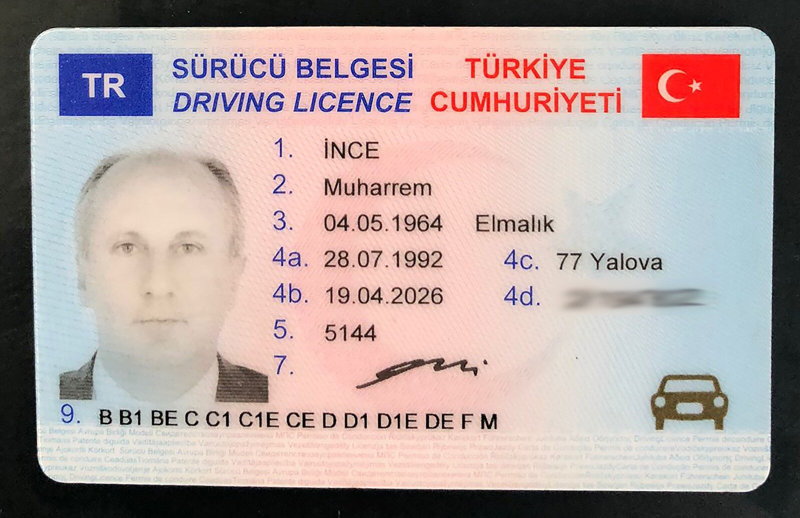
#> input picture data/ehliyet1.jpg, 1600 x 1035 px (shown at 1/2 size); its folder holds only this picture in this run
$ python contour_run.py
#> lines starting #> are read from the running program, lines starting #| are printed output that depends on the picture; after the words box and inside, x2 and y2 are one past the last pixel; in counts of white or black regions, pixels touching at a corner belong together
### contour.py
import cv2
import numpy as np
import imutils
from myutils import coords_sort


class Contour:

    def __init__(self, img_path, edge_path):
        self.img_path = img_path
        self.edge_path = edge_path
        self.image = None
        self.edges = None
        self.contours = None

    def read_image(self):
        self.image = cv2.imread(self.img_path)
#> self.image is the input picture: shape (1035, 1600, 3); mean B, G, R 159.8, 162.2, 178.3
        self.image = cv2.cvtColor(self.image, cv2.COLOR_BGR2RGB)
        self.edges = cv2.imread(self.edge_path, 0)
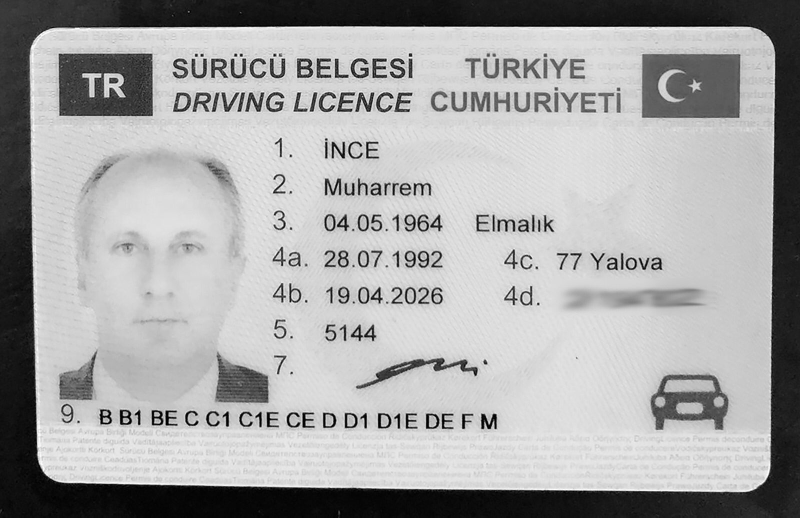
#> self.edges: shape (1035, 1600) (shown at 1/2 size); min 0, max 255, mean 166.7

    def image_preprocessing(self):
        # Blur
        blur = cv2.GaussianBlur(self.edges,(7,7), 0)
        # Otsu Threshold
        _, self.threshold = cv2.threshold(blur,127,255,cv2.THRESH_BINARY+cv2.THRESH_OTSU)
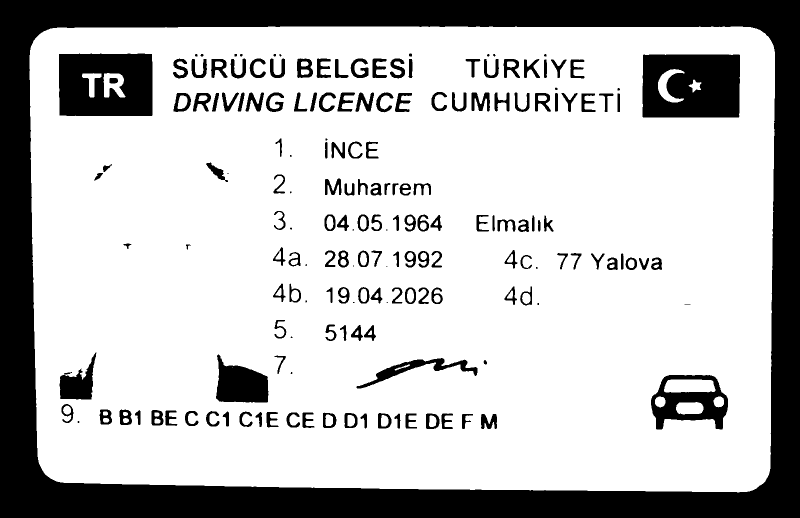
#> self.threshold: shape (1035, 1600) (shown at 1/2 size); 75.1% white; 182 black regions (21 under 20 px), largest, box (x1, y1, x2, y2) and area: (0, 0, 1600, 1035) 293699, (1285, 109, 1480, 235) 22671, (118, 107, 305, 232) 20826
        # Dilation
        kernel = cv2.getStructuringElement(cv2.MORPH_ELLIPSE,(3,3))
        self.dilation = cv2.dilate(self.threshold, kernel, iterations=1)
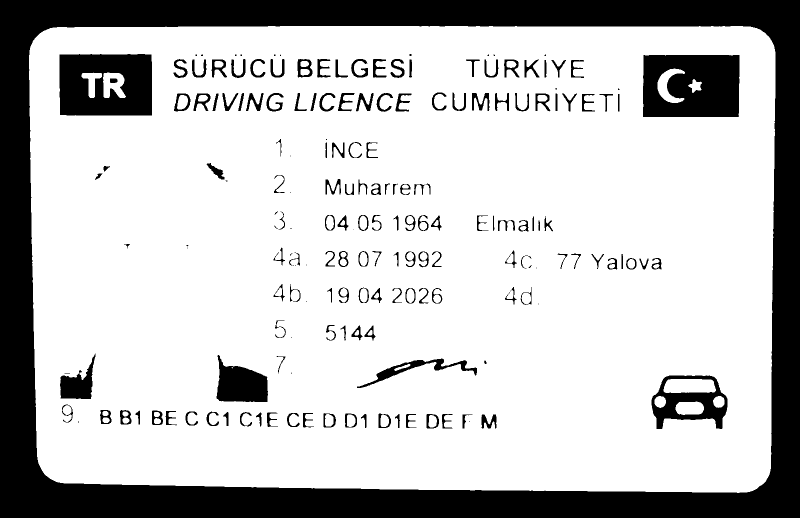
#> self.dilation: shape (1035, 1600) (shown at 1/2 size); 76.8% white; 188 black regions (37 under 20 px), largest, box (x1, y1, x2, y2) and area: (0, 0, 1600, 1035) 289027, (1286, 110, 1479, 234) 21727, (119, 108, 304, 231) 19859
        # Canny Edge Detection
        (mu, sigma) = cv2.meanStdDev(self.dilation)
#> mu = [195.9]; sigma = [107.6]
        self.canny = cv2.Canny(self.dilation, (mu[0][0] - sigma[0][0]), (mu[0][0] + sigma[0][0]))
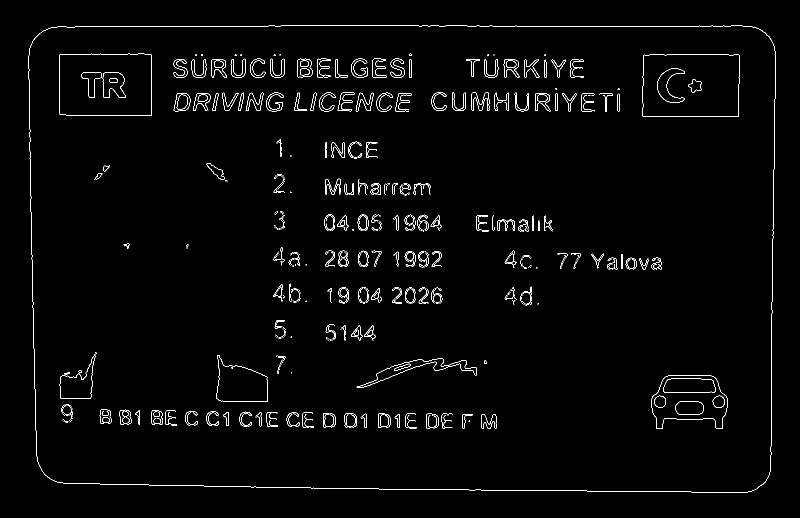
#> self.canny: shape (1035, 1600) (shown at 1/2 size); 1.7% white in thin lines or dots, all inside (x1, y1, x2, y2) = (57, 51, 1551, 986)
        # Dilation
        kernel2 = cv2.getStructuringElement(cv2.MORPH_ELLIPSE,(4,4))
        self.dilation2 = cv2.dilate(self.canny, kernel2, iterations=1)
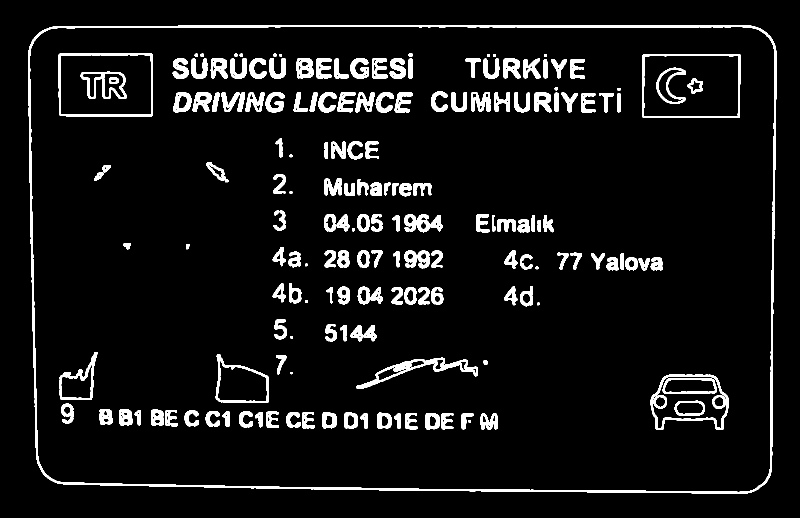
#> self.dilation2: shape (1035, 1600) (shown at 1/2 size); 6.8% white; 181 white regions

    def get_contour(self):
        cnts = cv2.findContours(self.dilation2, cv2.RETR_LIST, cv2.CHAIN_APPROX_SIMPLE)
#> cnts = 687 contours, 383 with area under 20; largest, box (x1, y1, x2, y2) and area: (56, 50, 1553, 988) 1374236, (59, 53, 1550, 985) 1359698, (1284, 108, 1481, 236) 24743, (117, 106, 306, 233) 23454, (1287, 111, 1478, 233) 22822
        cnts = imutils.grab_contours(cnts)
        cnts = sorted(cnts, key = cv2.contourArea, reverse = True)
        # loop over the contours
        for c in cnts:
            # approximate the contour
            peri = cv2.arcLength(c, True)
            approx = cv2.approxPolyDP(c, 0.02 * peri, True)
            # if our approximated contour has four points, then we
            # can assume that we have found our screen
            if len(approx) == 4:
                area = cv2.contourArea(c)
                if area < (self.dilation2.shape[0]*self.dilation2.shape[1]) and area > (self.dilation2.shape[0]*self.dilation2.shape[1])/2:
                    coord_list = [i[0].tolist() for i in list(approx)]
                    first, second, third, last = coords_sort(coord_list)

                    maxWidth = 1540
                    maxHeight = 1000

                    pts1 = np.float32([first, second, third, last])
                    pts2 = np.float32([[0, 0], [maxWidth, 0], [0, maxHeight], [maxWidth, maxHeight]])
                    matrix = cv2.getPerspectiveTransform(pts1, pts2)
                    imgWarpColored = cv2.warpPerspective(self.image, matrix, (maxWidth, maxHeight))
                    cv2.imwrite("contourResults/"+self.img_path.split("/")[1], cv2.cvtColor(imgWarpColored, cv2.COLOR_BGR2RGB))
                    break
#> this loop made 1 pass
#> (peri, area, first_index in coords_sort, last_index in coords_sort, maxWidth, maxHeight) on pass 1: (4790.6, 1374236.5, ([0],), ([1],), 1540, 1000)
#> pass 1, in get_contour, `imgWarpColored = cv2.warpPerspective(self.image, matrix, (maxWidth, ma..`:
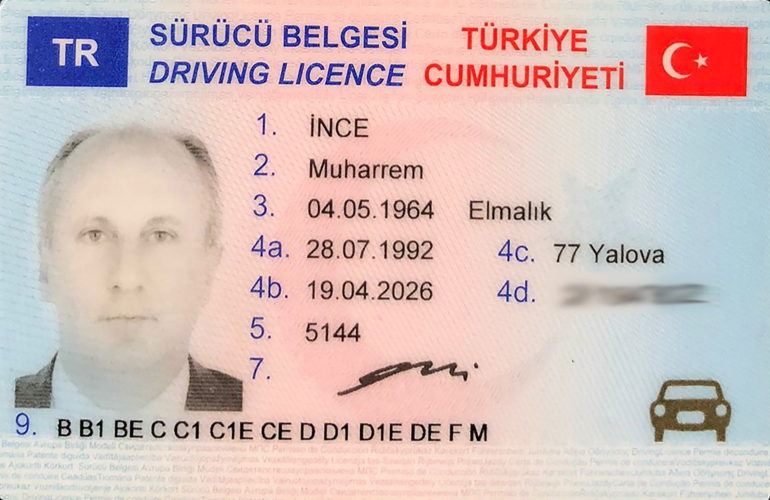
#> imgWarpColored: shape (1000, 1540, 3) (shown at 1/2 size); mean R, G, B 211.4, 190.5, 188

    def run(self):
        self.read_image()
        self.image_preprocessing()
        self.get_contour()

### myutils.py
import numpy as np
from collections import defaultdict
import cv2


def coords_sort(coords):
    sum = np.sum(coords, axis=1)

    # First
    first_index = np.where(sum == min(sum))
    first = coords.pop(first_index[0][0])

    sum = np.sum(coords, axis=1)
    # Last
    last_index = np.where(sum == max(sum))
    last = coords.pop(last_index[0][0])

    # Second and Third
    if coords[0][0] > coords[1][0]:
        second = coords[0]
        third = coords[1]
    else:
        second = coords[1]
        third = coords[0]

    return first, second, third, last


# [60 lines left out: functions segment_by_angle_kmeans, intersection, segmented_intersections, not called in this run]

### contour_run.py
from contour import Contour
import os

## Run specific file

# instance = Contour("data/drive_10110-back.jpg", "result/BIPED2CLASSIC/fused/drive_10110-back.png")
# instance.run()


## Run all files in data folder

for img in os.listdir("data/"):
    img_path = "data/"+img
    instance = Contour(img_path, "result/BIPED2CLASSIC/avg/"+img.split(".")[0]+".png")
    instance.run()
